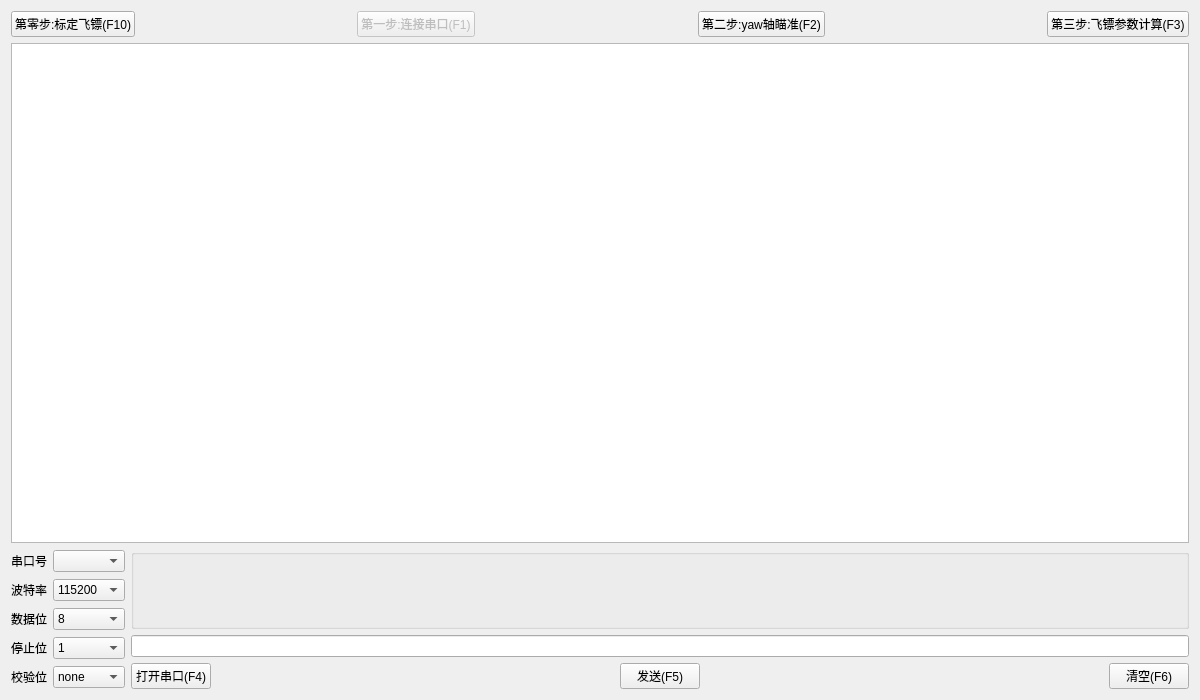
<?xml version="1.0" encoding="UTF-8"?>
<ui version="4.0">
 <class>Widget</class>
 <widget class="QWidget" name="Widget">
  <property name="geometry">
   <rect>
    <x>0</x>
    <y>0</y>
    <width>1200</width>
    <height>700</height>
   </rect>
  </property>
  <property name="windowTitle">
   <string>川镖上位机</string>
  </property>
  <layout class="QGridLayout" name="gridLayout_2">
   <item row="0" column="0" colspan="2">
    <layout class="QHBoxLayout" name="horizontalLayout_2">
     <item>
      <widget class="QPushButton" name="testDartPushButton">
       <property name="enabled">
        <bool>true</bool>
       </property>
       <property name="text">
        <string>第零步:标定飞镖(F10)</string>
       </property>
       <property name="shortcut">
        <string>F10</string>
       </property>
      </widget>
     </item>
     <item>
      <spacer name="horizontalSpacer_6">
       <property name="orientation">
        <enum>Qt::Horizontal</enum>
       </property>
       <property name="sizeHint" stdset="0">
        <size>
         <width>180</width>
         <height>20</height>
        </size>
       </property>
      </spacer>
     </item>
     <item>
      <widget class="QPushButton" name="ConnectUartPushButton">
       <property name="enabled">
        <bool>false</bool>
       </property>
       <property name="text">
        <string>第一步:连接串口(F1)</string>
       </property>
       <property name="shortcut">
        <string>F1</string>
       </property>
      </widget>
     </item>
     <item>
      <spacer name="horizontalSpacer_4">
       <property name="orientation">
        <enum>Qt::Horizontal</enum>
       </property>
       <property name="sizeHint" stdset="0">
        <size>
         <width>99</width>
         <height>20</height>
        </size>
       </property>
      </spacer>
     </item>
     <item>
      <widget class="QPushButton" name="yawAimingPushButton">
       <property name="text">
        <string>第二步:yaw轴瞄准(F2)</string>
       </property>
       <property name="shortcut">
        <string>F2</string>
       </property>
      </widget>
     </item>
     <item>
      <spacer name="horizontalSpacer_5">
       <property name="orientation">
        <enum>Qt::Horizontal</enum>
       </property>
       <property name="sizeHint" stdset="0">
        <size>
         <width>168</width>
         <height>25</height>
        </size>
       </property>
      </spacer>
     </item>
     <item>
      <widget class="QPushButton" name="dartsParasComputingPushButton">
       <property name="enabled">
        <bool>true</bool>
       </property>
       <property name="text">
        <string>第三步:飞镖参数计算(F3)</string>
       </property>
       <property name="shortcut">
        <string>F3</string>
       </property>
      </widget>
     </item>
    </layout>
   </item>
   <item row="1" column="0" colspan="2">
    <widget class="QPlainTextEdit" name="receivePlainTextEdit">
     <property name="lineWrapMode">
      <enum>QPlainTextEdit::WidgetWidth</enum>
     </property>
     <property name="readOnly">
      <bool>true</bool>
     </property>
     <property name="backgroundVisible">
      <bool>false</bool>
     </property>
    </widget>
   </item>
   <item row="2" column="0">
    <layout class="QGridLayout" name="gridLayout">
     <item row="0" column="0">
      <widget class="QLabel" name="label">
       <property name="text">
        <string>串口号</string>
       </property>
      </widget>
     </item>
     <item row="0" column="1">
      <widget class="MyComboxBox" name="comSelectComboBox">
       <property name="currentIndex">
        <number>-1</number>
       </property>
      </widget>
     </item>
     <item row="1" column="0">
      <widget class="QLabel" name="label_2">
       <property name="text">
        <string>波特率</string>
       </property>
      </widget>
     </item>
     <item row="1" column="1">
      <widget class="QComboBox" name="baudRateSelectComboBox">
       <property name="currentIndex">
        <number>2</number>
       </property>
       <item>
        <property name="text">
         <string>4800</string>
        </property>
       </item>
       <item>
        <property name="text">
         <string>9600</string>
        </property>
       </item>
       <item>
        <property name="text">
         <string>115200</string>
        </property>
       </item>
      </widget>
     </item>
     <item row="2" column="0">
      <widget class="QLabel" name="label_3">
       <property name="text">
        <string>数据位</string>
       </property>
      </widget>
     </item>
     <item row="2" column="1">
      <widget class="QComboBox" name="dataBitsSelectComboBox">
       <property name="currentIndex">
        <number>3</number>
       </property>
       <item>
        <property name="text">
         <string>5</string>
        </property>
       </item>
       <item>
        <property name="text">
         <string>6</string>
        </property>
       </item>
       <item>
        <property name="text">
         <string>7</string>
        </property>
       </item>
       <item>
        <property name="text">
         <string>8</string>
        </property>
       </item>
      </widget>
     </item>
     <item row="3" column="0">
      <widget class="QLabel" name="label_4">
       <property name="text">
        <string>停止位</string>
       </property>
      </widget>
     </item>
     <item row="3" column="1">
      <widget class="QComboBox" name="stopBitsSelectComboBox">
       <item>
        <property name="text">
         <string>1</string>
        </property>
       </item>
       <item>
        <property name="text">
         <string>1.5</string>
        </property>
       </item>
       <item>
        <property name="text">
         <string>2</string>
        </property>
       </item>
      </widget>
     </item>
     <item row="4" column="0">
      <widget class="QLabel" name="label_5">
       <property name="text">
        <string>校验位</string>
       </property>
      </widget>
     </item>
     <item row="4" column="1">
      <widget class="QComboBox" name="checkBitsSelectComboBox">
       <item>
        <property name="text">
         <string>none</string>
        </property>
       </item>
      </widget>
     </item>
    </layout>
   </item>
   <item row="2" column="1">
    <layout class="QVBoxLayout" name="verticalLayout_2">
     <item>
      <widget class="QGroupBox" name="groupBox">
       <property name="minimumSize">
        <size>
         <width>240</width>
         <height>80</height>
        </size>
       </property>
       <property name="title">
        <string/>
       </property>
       <widget class="QLabel" name="label_6">
        <property name="geometry">
         <rect>
          <x>31</x>
          <y>35</y>
          <width>231</width>
          <height>32</height>
         </rect>
        </property>
        <property name="minimumSize">
         <size>
          <width>200</width>
          <height>32</height>
         </size>
        </property>
        <property name="styleSheet">
         <string notr="true">border-image: url(:/byFelix.png);</string>
        </property>
        <property name="text">
         <string/>
        </property>
       </widget>
      </widget>
     </item>
     <item>
      <widget class="QLineEdit" name="sendLineEdit"/>
     </item>
     <item>
      <layout class="QHBoxLayout" name="horizontalLayout_6">
       <item>
        <widget class="QPushButton" name="startUartPushButton">
         <property name="text">
          <string>打开串口(F4)</string>
         </property>
         <property name="shortcut">
          <string>F4</string>
         </property>
         <property name="checkable">
          <bool>true</bool>
         </property>
        </widget>
       </item>
       <item>
        <spacer name="horizontalSpacer">
         <property name="orientation">
          <enum>Qt::Horizontal</enum>
         </property>
         <property name="sizeHint" stdset="0">
          <size>
           <width>40</width>
           <height>20</height>
          </size>
         </property>
        </spacer>
       </item>
       <item>
        <widget class="QPushButton" name="sendUartPushButton">
         <property name="text">
          <string>发送(F5)</string>
         </property>
         <property name="shortcut">
          <string>F5</string>
         </property>
        </widget>
       </item>
       <item>
        <spacer name="horizontalSpacer_3">
         <property name="orientation">
          <enum>Qt::Horizontal</enum>
         </property>
         <property name="sizeHint" stdset="0">
          <size>
           <width>40</width>
           <height>20</height>
          </size>
         </property>
        </spacer>
       </item>
       <item>
        <widget class="QPushButton" name="clearPushButton">
         <property name="text">
          <string>清空(F6)</string>
         </property>
         <property name="shortcut">
          <string>F6</string>
         </property>
        </widget>
       </item>
      </layout>
     </item>
    </layout>
   </item>
  </layout>
 </widget>
 <layoutdefault spacing="6" margin="11"/>
 <customwidgets>
  <customwidget>
   <class>MyComboxBox</class>
   <extends>QComboBox</extends>
   <header location="global">mycomboxbox.h</header>
  </customwidget>
 </customwidgets>
 <resources/>
 <connections/>
</ui>
